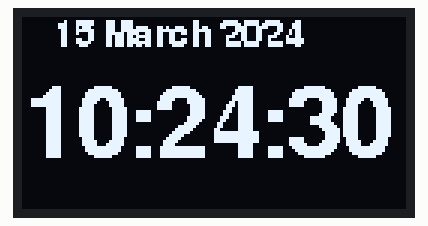
This program was run on a simulated Raspberry Pi (BCM pin numbers). Shown: 128×64 one-colour display. The clock reads 2024-03-15 10:24:30 at power-on unless the program sets it.

Above: at 0.3 s.
At 5.2 s:
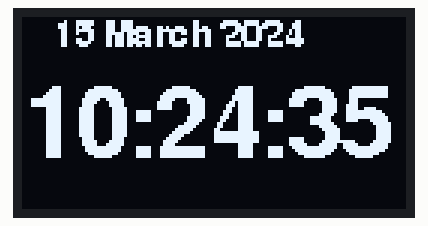
At 10.2 s:
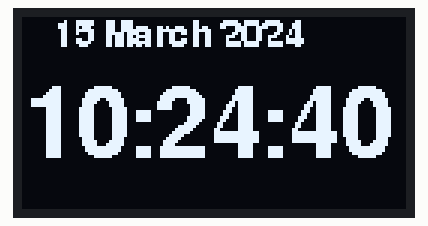
At 19.2 s:
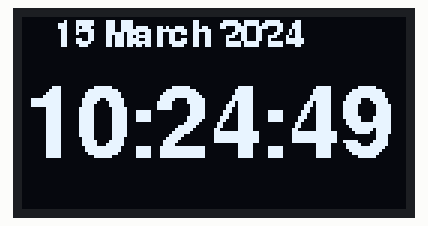
At 27.3 s:
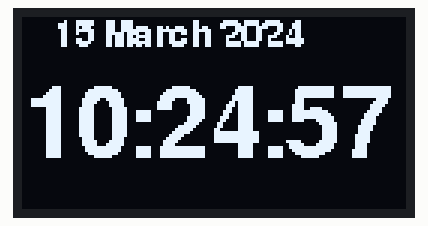
At 36.3 s:
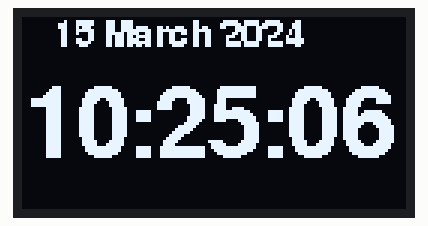

The program:

OLED_Clock.py
```python
######################################################################
#       OLED_Clock.py
#
# This program display date and time on OLED module
######################################################################

import Adafruit_SSD1306
from datetime import datetime
import time
from PIL import Image
from PIL import ImageDraw
from PIL import ImageFont

# Setup Display
RST=24
device = Adafruit_SSD1306.SSD1306_128_64(rst=RST)
device.begin()
device.clear()
device.display()
width = device.width
height = device.height

fontFile = '/usr/share/fonts/truetype/freefont/FreeSansBold.ttf'
smallFont = ImageFont.truetype(fontFile, 12)
largeFont = ImageFont.truetype(fontFile, 33)

# Display a message on 3 lines, first line big font
def DisplayMessage(line1, line2):
    global device
    image = Image.new('1', (width, height))
    draw = ImageDraw.Draw(image)
    draw.text((10, 0),  line1, font=smallFont, fill=255)
    draw.text((0, 20),  line2, font=largeFont, fill=255)
    device.image(image)
    device.display()

while True:
    now = datetime.now()
    dateMessage = '{:%d %B %Y}'.format(now)
    timeMessage = '{:%H:%M:%S}'.format(now)
    DisplayMessage(dateMessage,timeMessage)
    time.sleep(0.1)
```

Measured:
- what the display in image 0 shows lasts 0.9 s, from 0.2 s to 1.1 s
- what the display in image 1 shows lasts 1.1 s, from 5.2 s to 6.3 s
